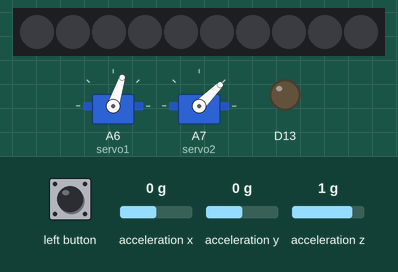
Bench run of a sketch on a simulated Adafruit Circuit Playground Express. On the bench: 10 RGB LEDs in strip order, left to right, 2 × servo, output pins drawn as LEDs (lit = HIGH). The test bench sets the inputs (shaded band); at power-on: acceleration x 0 g, acceleration y 0 g, acceleration z 1 g.

Above: at 0.8 s.
0.9 s: left button pressed for 0.15 s
At 1.1 s:
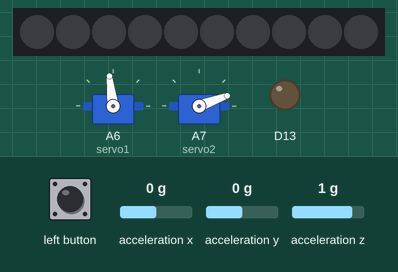
At 1.5 s:
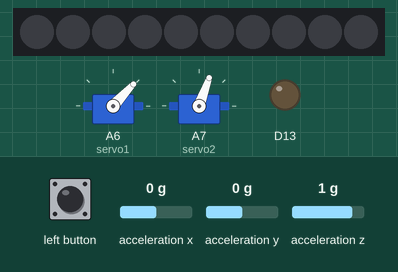
Timing chart, 0 to 4.8 s (numbered marks = the images above; inputs shaded):
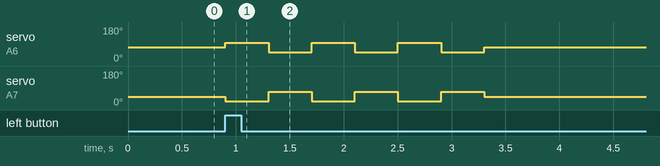

The sketch:

bottle_rocket_launch.ino
```cpp
#include <Adafruit_CircuitPlayground.h>
#include <Servo.h>

int CENTER_1 = 72;
int CENTER_2 = 45;
int THROW = 25;
bool INVERT_1 = false;
bool INVERT_2 = true;

float LAUNCH_ACCEL = 25;      // m/s^2, about 2.5 g
unsigned long SECOND = 1000;

Servo servo1;
Servo servo2;

void setFins(int a, int b) {
  if (INVERT_1) a = -a;
  if (INVERT_2) b = -b;
  servo1.write(constrain(CENTER_1 + a, 0, 180));
  servo2.write(constrain(CENTER_2 + b, 0, 180));
}

// one back and forth sweep with both fins tilting together
void sweep() {
  for (int i = 0; i <= THROW; i++) { setFins(i, i); delay(10); }
  for (int i = THROW; i >= -THROW; i--) { setFins(i, i); delay(10); }
  for (int i = -THROW; i <= 0; i++) { setFins(i, i); delay(10); }
}

// fins go left, right, left, right
void zigzag() {
  for (int n = 0; n < 6; n++) {
    int d = (n % 2 == 0) ? THROW : -THROW;
    setFins(d, d);
    delay(400);
  }
  setFins(0, 0);
}

bool launched() {
  float x = CircuitPlayground.motionX();
  float y = CircuitPlayground.motionY();
  float z = CircuitPlayground.motionZ();
  float total = sqrt(x * x + y * y + z * z);
  return total > LAUNCH_ACCEL;
}

void setup() {
  CircuitPlayground.begin();
  servo1.attach(A6);
  servo2.attach(A7);
  setFins(0, 0);

  // left button starts it early, handy for testing on the bench
  while (!launched() && !CircuitPlayground.leftButton()) {
    delay(5);
  }

  unsigned long start = millis();
  zigzag();

  // 30 seconds in the air, then three sweeps 30 seconds apart
  for (int i = 0; i < 3; i++) {
    unsigned long wait = start + (i + 1) * 30 * SECOND;
    while (millis() < wait) delay(10);
    sweep();
  }
}

void loop() {
}
```

Measured:
- after the input at 0.9 s, servo on A6 (servo1): 72° → 97° at once, then repeats every 0.80 s: 47° 0.40 s, 97° 0.40 s, until it stays 72° from 3.3 s; servo on A7 (servo2): 45° → 20° at once, then repeats every 0.80 s: 70° 0.40 s, 20° 0.40 s, until it stays 45° from 3.3 s
